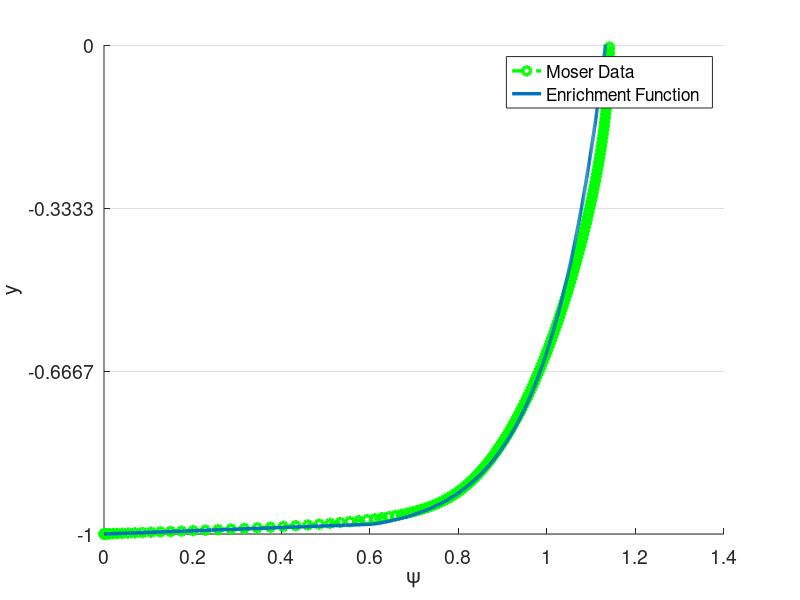
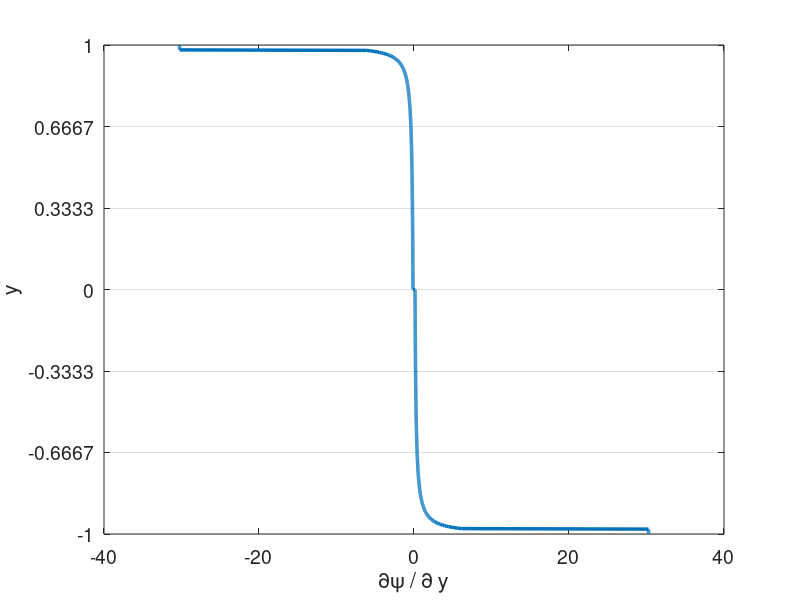

The MATLAB script that drew these images, in order: (Note: this script raises an error after producing the figures.)
% clc
clear all
close all


set(0,'DefaultAxesFontSize',14)
set(0,'defaultLineLineWidth',2.5)
% set(0,'DefaultFigureWindowStyle','docked')


linestyles = {'k-','b-','r-','g-','c-','m-','k--','b--','r--','g--','c--','m--','k-.','b-.','r-.','g-.','c-.','m-.','k:','b:','r:','g:','c:','m:'};
pointstyles = {'ko','bo','ro','go','co','mo','k^','b^','r^','g^','c^','m^','ks','bs','rs','gs','cs','ms','k*','b*','r*','g*','c*','m*','k+','b+','r+','g+','c+','m+'};
%%

%%%%%%%%%%%%%%%%%%%%%%%%%%%%%%%%%%%%%%%%%%%%%%%%%%%%%%%%%%%%%%%%%%
% Navier-Stokes Solver Demo (2D Channel)
%%%%%%%%%%%%%%%%%%%%%%%%%%%%%%%%%%%%%%%%%%%%%%%%%%%%%%%%%%%%%%%%%%
% pgrads = 3.25e-3 for N=4, E=8, exp mesh
% pgrads = 9.25e-3 for N=4, E=6, uniform
% pgrads = 1.8e-4 for N=4, E=8, uniform, enrich
% Moser info: u_tau = 5.43496e-02, Re_tau = 543
% y/delta y^+, U^+, dUdy, W, P

tic()
format compact;
format short;
mu = 1/10000; %1/395; 1/6874;
rho = 1;
Re = rho/mu; 
pgrad = 3.25e-3; %9.25e-3; %2.5e-4; % 9.25e-3;
force_pgrad = 0;
Re_tau = 550;
% pgrad = (Re_tau*mu).^2*rho;


N=4; % polynomial order  
Ex=1; % Number of elements in x
Ey=6; % Number of elements in y
Tfinal=400; 
CFL=0.05;
en_on = 2;
N_en_y = 1; 
N_over = 40; % N
delay_en = 0;
en_start_time = 100;
head = '';
fig_header = '';

rans_on = 1;
exp_mesh = 0;

dir_name = [head,'re',num2str(ceil(Re)),'_p',num2str(N),'_e',num2str(Ey),'_exp',num2str(exp_mesh),'_en',num2str(en_on),'_over',num2str(N_over),'_forcing',num2str(force_pgrad)];
soln_dir = dir_name;
plot_soln = 1;
save_soln = 1;
plot_int = 10000;
save_soln_int = 10000;
restart = 0;
rst_step = 300000;

if ~en_on
    N_over = N;
end

%% Enrichment information
en_mag = 3;
psi = {@(x,y) en_mag*(0.5*(1 - y.^2) + 0.*x), @(x,y) 0.*y + 0.*x};
gpsi = {@(x,y) 0.*y + 0.*x, @(x,y) en_mag*(-1.*y + 0.*x), ...
        @(x,y) 0.*y + 0.*x, @(x,y) 0.*y + 0.*x};
hpsi = {@(x,y) 0.*y + 0.*x, @(x,y) en_mag*(-1 - 0.*y + 0.*x), ...
        @(x,y) 0.*y + 0.*x, @(x,y) 0.*y + 0.*x};
    
% psi = {@(x,y) (0.5*(1 - y.^4) + 0.*x), @(x,y) 0.*y + 0.*x};
% gpsi = {@(x,y) 0.*y + 0.*x, @(x,y) (-2.*y.^3 + 0.*x), ...
%         @(x,y) 0.*y + 0.*x, @(x,y) 0.*y + 0.*x};
% hpsi = {@(x,y) 0.*y + 0.*x, @(x,y) (-6.*y.^2 + 0.*x), ...
%         @(x,y) 0.*y + 0.*x, @(x,y) 0.*y + 0.*x};
%    

    
% Law of the wall
% u_tau = sqrt(0.316./(Re.^0.25)/8);
% Re_tau = u_tau/mu; %Re;
Re_tau = 550;
% u_tau = 1;
nu = 1/Re_tau;
kap = 0.41;
beta = 5.2;
dypdy = Re_tau;
ypb = 11.062299784340414;
yp = @(y) (1-abs(y))*Re_tau;
u_tau = Re_tau*mu;
lotw = @(yp) ((yp <= ypb).*yp + (yp > ypb).*(1./kap.*log(yp+eps)+beta));
psi = {@(x,y) u_tau*((yp(y) <= ypb).*yp(y) + (yp(y) > ypb).*(1./kap.*log(yp(y)+eps)+beta) + 0.*x), @(x,y) 0.*y + 0.*x};
gpsi = {@(x,y) 0.*y + 0.*x,  @(x,y) -1*sign(y).*u_tau.*(((yp(y) <= ypb).*1 + (yp(y) > ypb).*1./(kap*(yp(y)+eps)))*dypdy + 0.*x),...
        @(x,y) 0.*y + 0.*x, @(x,y) 0.*y + 0.*x};
hpsi = {@(x,y) 0.*y + 0.*x,  @(x,y) u_tau*(((yp(y) <= ypb).*0 + (yp(y) > ypb).*-1./(kap*(yp(y)+eps).^2))*dypdy*dypdy + 0.*x),...
        @(x,y) 0.*y + 0.*x, @(x,y) 0.*y + 0.*x};
    

% 1/7th
% mag = 1;
% yd = @(y) 1-abs(y)+eps;
% psi = {@(x,y) mag*((yd(y)).^(1/7).*(yd(y)>eps*10)+ 0.*x), @(x,y) 0.*y + 0.*x};
% gpsi = {@(x,y) 0.*y + 0.*x,  @(x,y) mag*(-1*sign(y).*1./7.*(yd(y)).^(-6/7).*(yd(y)>eps*10) + 0.*x),...
%         @(x,y) 0.*y + 0.*x, @(x,y) 0.*y + 0.*x};
% hpsi = {@(x,y) 0.*y + 0.*x,  @(x,y) mag*(-6/49*(yd(y)).^(-13/7).*(yd(y)>eps*10) + 0.*x),...
%         @(x,y) 0.*y + 0.*x, @(x,y) 0.*y + 0.*x};

% Reicher Law of the Wall
% Re_tau = 550;
% C=5.17;
% kap=0.41;
% dypdy = Re_tau;
% yp = @(y) (1-abs(y))*Re_tau;
% u_tau = Re_tau*mu;
% psi = {@(x,y) u_tau*(1/kap.*log(1+kap.*yp(y))+(C-1./kap.*log(kap)).*(1-exp(-yp(y)/11)-yp(y)/11.*exp(-yp(y)/3))) + 0.*x,...
%     @(x,y) 0.*y + 0.*x};
% gpsi = {@(x,y) 0.*y + 0.*x, @(x,y) -1*sign(y).*dypdy*u_tau.*(1./(1+kap.*yp(y))+(C-1./kap.*log(kap)).*(1/11*exp(-yp(y)/11)+(yp(y)-3)/33.*exp(-yp(y)/3))) + 0.*x,...
%         @(x,y) 0.*y + 0.*x, @(x,y) 0.*y + 0.*x};
% hpsi = {@(x,y) 0.*y + 0.*x,  @(x,y) dypdy*dypdy*u_tau*(-kap./((1+kap.*yp(y)).^2)+(C-1./kap.*log(kap)).*(-1/121*exp(-yp(y)/11)+(-yp(y)+6)/99.*exp(-yp(y)/3))) + 0.*x,...
%         @(x,y) 0.*y + 0.*x, @(x,y) 0.*y + 0.*x};


%% Initial Conditions
% Turbulent pipe
u_cfl = 3/2;
pert = 0.0;
u_ic = @(x,y) 3/2*(1-y.^2);
v_ic = @(x,y) 0.0*y;

darcy = 0.316./(Re.^0.25);
u_tau = sqrt(darcy/8);
Yp = @(Y) max((1-abs(Y))*u_tau*Re,1e-3)+eps;
sigma = 0.6;
fact = @(Yp) exp((-(log10(Yp)-1).^2)./(2*sigma.^2));
k_ic = @(x,y) 0.0*x + 4.5*u_tau*u_tau*fact(Yp(y));

eps_s = 3;
omg_ic = @(x,y) 0.0*x + 0.5*Re*u_tau*u_tau*fact(Yp(y));


% Turbulent channel
Re_tau = 550;
u_tau = Re_tau*mu/rho;
Yp = @(Y) max((1-abs(Y))*Re_tau,0); %1e-3)+eps;
C=5.17;
kap=0.41;
eps_ic = 0; %1e-2;
kx = 23;
kz=13;
alpha_ic = kx*2*pi/(0.375);
beta_ic = kz*2*pi/1;
riech = @(Yp) mu*Re_tau*(1/kap.*log(1+kap.*Yp)+(C-1./kap.*log(kap)).*(1-exp(-Yp/11)-Yp/11.*exp(-Yp/3)));
u_ic = @(x,y) riech(Yp(y)) + eps_ic*sin(alpha_ic*x);
v_ic = @(x,y) 0*y + eps_ic*sin(alpha_ic*x);

% u_ic = @(x,y) psi{1}(x,y);

sigma = 0.6;
fact = @(Yp) exp((-(log10(Yp)-1).^2)./(2*sigma.^2));
k_ic = @(x,y) 0.0*x + 4.5*u_tau*u_tau*fact(Yp(y));

eps_s = 3;
omg_ic = @(x,y) 0.0*x + 0.5*Re*u_tau*u_tau*fact(Yp(y));

%%
%%
%%
moser=load('moser_data/LM_Channel_0550_mean_prof.dat');
%% Plot psi
figure(5)
ys_plot = linspace(-1,1,1000);
hold on
plot(moser(:,3)*5.43496e-02,(moser(:,1))-1,'g--o')
plot(psi{1}(0,ys_plot),ys_plot)
xlabel('\psi')
ylabel('y')
set(gca, 'YGrid', 'on', 'XGrid', 'off')
yticks(linspace(-1,1,Ey+1));
ylim([-1,0])
legend('Moser Data','Enrichment Function')
figure(6)
ys_plot = linspace(-1,1,1000);
plot(gpsi{2}(0,ys_plot),ys_plot)
xlabel('\partial\psi / \partial y')
ylabel('y')
set(gca, 'YGrid', 'on', 'XGrid', 'off')
yticks(linspace(-1,1,Ey+1));


%% Begin Solve
E=Ex*Ey; % Total number of elements
N1=N+1;
disp("Generating Matrices")
Q=makeq(Ex,Ey,N); % Global continuity
R=maker(Q,Ex,N); % Restriction matrix, applies Dirichlet conditions
[X,Y]=make_geom_channel(Ex,Ey,N);      % Geometry in local form
if exp_mesh
    [X,Y]=make_geom_channel_exp(Ex,Ey,N);      % Geometry in local form
end
en_b_nodes = get_en_bound_nodes(Ex,Ey,N,N_en_y);
dom_vol = (max(max(max(X)))-min(min(min(X))))*(max(max(max(Y)))-min(min(min(Y))));

Ys = zeros(Ey*length(Y(1,:,1)),1);
for i = 1:Ey
    Ys((i-1)*(N+1)+1:(i)*(N+1)) = Y(1,:,(i-1)*Ex+1);
end

psi_p = psi{1}(0,Ys(N_en_y*(N+1)));
dypsi_p1 = gpsi{2}(0,Ys(N_en_y*(N+1)));
dypsi_p2 = gpsi{2}(0,Ys(end-N_en_y*(N+1)));
        
[G,J,ML,RX]=make_coef(X,Y);
[Ah,Bh,Ch,Dh,z,w]=semhat(N);
[Gs, Gs_x, Gs_y] =  face_mats(X,Y,E,N);
Gs_c = R*Q'*apply_en_cont(Gs,en_b_nodes,psi_p);
Gsb = R*Q'*Gs*Q*R';


[n,nb]=size(R); 
nL=N1*N1*E;

Ab=spalloc(nL,nL,nL*N);    %  Generate Abar
for j=1:nL
    x=zeros(nL,1); 
    x(j)=1; 
    Ab(:,j)=abar_c(x,Dh,G,Q);  % assembled Neumann Operator
end
Ab_save = Ab;
A_c=R*Q'*apply_en_cont(Ab,en_b_nodes,psi_p);
S_check=full(Ab);
Ab = Q'*Ab*Q;
A=R*Ab*R'; % Full stiffness matrix
Bb=reshape(ML,nL,1); % Form Mass matrix
Bb=diag(Bb); 
Bb=sparse(Bb); 
Ma=R*Q'*Bb*Q*R'; % Assembling mass matrix  % Full mass matrix
M_c = R*Q'*apply_en_cont(Bb,en_b_nodes,psi_p);


%% Form matrices for rans

[L_x,L_y,J_x,J_y] = dir_jac(E,X,Y);
w2d = w*w';
w1d = reshape(w2d,[N1*N1,1])';
[dphi_dxi, dphi_deta, dphi_dx, dphi_dy, dpdx_dpdx, dpdy_dpdy, dpdx_dpdy, ...
        dpdx_dpdx_flat, dpdy_dpdy_flat, dpdx_dpdy_flat] ...
    = get_phi_grads(N1,Dh,E,J_x,J_y);
dphi_dx_flat = reshape(dphi_dx,N1*N1,N1*N1,E);
dphi_dy_flat = reshape(dphi_dy,N1*N1,N1*N1,E);

w2d_e = zeros(N+1,N+1,E);
for ie = 1:E
    w2d_e(:,:,ie) = w2d*L_x(ie)/2*L_y(ie)/2;
end

A_x = form_Ax(N1,E,w2d,J_x,J,dpdx_dpdx,ones(size(J)));
A_y = form_Ay(N1,E,w2d,J_y,J,dpdy_dpdy,ones(size(J)));
A_xy = form_Axy(N1,E,w2d,J_x,J_y,J,dpdx_dpdy,ones(size(J)));


SS = zeros(N1,N1,E,2,2);
OS = zeros(N1,N1,E,2,2);
dudx = zeros(N1,N1,E);
dudy = zeros(N1,N1,E);
dvdx = zeros(N1,N1,E);
dvdy = zeros(N1,N1,E);
dkdx = zeros(N1,N1,E);
dkdy = zeros(N1,N1,E);
domgdx = zeros(N1,N1,E);
domgdy = zeros(N1,N1,E);

%%
M_check=full(Bb);

Ma_uv_check = zeros(2*nL);
Ma_uv_check(1:nL,1:nL) = M_check;
Ma_uv_check(nL+1:2*nL,nL+1:2*nL) = M_check;
A_uv_check = zeros(2*nL);
A_uv_check(1:nL,1:nL) = S_check;
A_uv_check(nL+1:2*nL,nL+1:2*nL) = S_check;

M_q = full(Ma);
S_q = full(A);


%%
% Assemble overall system matrices
nn = length(Ma); % number of nodes in the domain
Ma_uv = zeros(2*nn);
Ma_uv(1:nn,1:nn) = Ma;
Ma_uv(nn+1:2*nn,nn+1:2*nn) = Ma;
Ma_uv = sparse(Ma_uv);
A_uv = zeros(2*nn);
A_uv(1:nn,1:nn) = A;
A_uv(nn+1:2*nn,nn+1:2*nn) = A;
A_uv = sparse(A_uv);
ML_uv = zeros(2*(N+1),2*(N+1),E);
ML_uv(1:N+1,1:N+1,1:E) = ML;
ML_uv(N+2:2*(N+1),N+2:2*(N+1),1:E) = ML;
G_uv = zeros(2*nn);
G_uv(1:nn,1:nn) = Gsb;
G_uv(nn+1:2*nn,nn+1:2*nn) = Gsb;
G_uv = sparse(G_uv);



%% Assemble enrichment matrices
psi_xy = zeros(N+1,N+1,E);
N1_over = N_over + 1;
[z_over,w_over] = zwgll(N_over);
w2d_over = w_over*w_over';
w1d_over = reshape(w2d_over,[N1_over*N1_over,1])';
disp("Generating Overintegrated Values")
[dphi_dxi_over, dphi_deta_over, dphi_dx_over, dphi_dy_over, dpdx_dpdx_over, dpdy_dpdy_over, dpdx_dpdy_over, ...
        dpdx_dpdx_flat_over, dpdy_dpdy_flat_over, dpdx_dpdy_flat_over,phi_2d_flat] ...
    = get_phi_grads2(N1,E,J_x,J_y,N_over,N_en_y);
dphi_dx_flat_over = reshape(dphi_dx_over,N1_over*N1_over,N1*N1,E);
dphi_dy_flat_over = reshape(dphi_dy_over,N1_over*N1_over,N1*N1,E);
if en_on
    [psi_xy,psi_xy_act,gpsi_xy_act,Sp_all,Sp_all_Q,Jac_e_flat,gpsi_e_flat,Mp_uv,Sp_uv,Mp_all_c,Sp_all_c,Mp_full,Sp_full] = ...
        assemble_enrichment(X,Y,Ex,Ey,E,N,N1,nn,nL,J,Q,R,N_en_y,psi,gpsi,hpsi,en_b_nodes,psi_p,N_over);
end

%%

dxmin=pi*(z(N1)-z(N))/(2*Ex); % Get min dx for CFL constraint
dt=CFL*dxmin/u_cfl; 

% dt = 1e-3;
nstep=ceil(Tfinal/dt); 
dt=Tfinal/nstep; 
% Print information
nstep
dt
yp1 = (1+Y(1,2))*Re

disp("Computing inverse")
Ai=pinv(full(Ab)); 

disp("Setting Initial Conditions")
% Initial conditions
for e = 1:E
    for i = 1:N+1
        for j = 1:N+1
%             u(i,j,e) = f_ic(X(i,j,e),Y(i,j,e))+pert*rand()*u_ic;
%             v(i,j,e) = v(i,j,e)+pert*rand()*u_ic;
            u(i,j,e) = u_ic(X(i,j,e),Y(i,j,e));
            v(i,j,e) = v_ic(X(i,j,e),Y(i,j,e));
            k(i,j,e) = k_ic(X(i,j,e),Y(i,j,e));
            omg(i,j,e) = omg_ic(X(i,j,e),Y(i,j,e));
        end
    end
end
if en_on
    [u, v] = project_to_enrich(X,Y,E,Ex,Ey,N,N_en_y,u,v,psi);
end

% u = apply_en_cont_soln(u,en_b_nodes,psi_p);
u1_0=u; u2_0=u; u3_0=u; fx3_0=u; fx2_0=u; fx1_0=u; u_0 = u;
v1_0=v; v2_0=v; v3_0=v; fy3_0=v; fy2_0=v; fy1_0=v; v_0 = v;
u1=u; u2=u; u3=u; fx3=u; fx2=u; fx1=u;
v1=v; v2=v; v3=v; fy3=v; fy2=v; fy1=v;
k1=k; k2=k; k3=k; fk3=k; fk2=k; fk1=k;
omg1=omg; omg2=omg; omg3=omg; fomg3=omg; fomg2=omg; fomg1=omg;

F_pgrad = pgrad*ones(size(ML));
F_1 = ones(size(ML));
% Fb=reshape(ML.*F,nL,1); %% Output
% 
% Fb=Bb\(Q'*Fb);  

uv = [u;v];

%%
uv_ic_check = uv;

%% Setup BC if nonzero
% u_bc = ones(size(u)).*((Y==1)+(Y==-1));
% u_bc = reshape(ML.*u_bc,nL,1);
% u_bc = Bb\(Q'*u_bc);

% k_bc = k_bc_val.*ones(size(k));
% k_bc = reshape(ML.*k_bc,nL,1);
% k_bc = (Q'*Bb*Q)\(Q'*k_bc);
% 
% omg_bc = omg_bc_val.*ones(size(omg));
% omg_bc = reshape(ML.*omg_bc,nL,1);
% omg_bc = (Q'*Bb*Q)\(Q'*omg_bc);

%%
disp("Timestepping")
step = 1;
if (restart == 1)
   fname = strcat(soln_dir,"/soln_Re_",num2str(Re),"_P_",num2str(N),"_",num2str(Ex),"x",num2str(Ey),"_step_",num2str(rst_step),".mat");
   load(fname);
   step = rst_step;
end

plot1 = 1;
time = 0;
[plot1,u_mean] = post_channel(N,Ex,Ey,w,X,Y,Ys,en_on,step,time,u,psi_xy,N_en_y,plot1);
if save_soln
    mkdir(soln_dir);
end

%%
while step <= nstep
    time=step*dt;
    
    if (time > en_start_time) && (~en_on) && (delay_en)
        en_on = 1;
        [psi_xy,psi_xy_act,gpsi_xy_act,Sp_all,Sp_all_Q,Jac_e_flat,gpsi_e_flat,Mp_uv,Sp_uv,Mp_all_c,Sp_all_c,Mp_full,Sp_full] = ...
            assemble_enrichment(X,Y,Ex,Ey,E,N,N1,nn,nL,J,Q,R,N_en_y,psi,gpsi,hpsi,en_b_nodes,psi_p,N_over);
        [u, v] = project_to_enrich(X,Y,E,Ex,Ey,N,N_en_y,u,v,psi);
    end
    
    % Form combined u for RANS terms
    u_comb = u;
    if en_on
        u_comb = u+psi_xy_act{1};
    end
    
    %% Form S
    u_flat = reshape(u,N1*N1,E);
    v_flat = reshape(v,N1*N1,E);
    k_flat = reshape(k,N1*N1,E);
    omg_flat = reshape(omg,N1*N1,E);

    
    for ie = 1:E
        dudx(:,:,ie) = reshape(dphi_dx_flat(:,:,ie)*u_flat(:,ie),N1,N1);
        dvdx(:,:,ie) = reshape(dphi_dx_flat(:,:,ie)*v_flat(:,ie),N1,N1);
        dudy(:,:,ie) = reshape(dphi_dy_flat(:,:,ie)*u_flat(:,ie),N1,N1);
        dvdy(:,:,ie) = reshape(dphi_dy_flat(:,:,ie)*v_flat(:,ie),N1,N1);
        dkdx(:,:,ie) = reshape(dphi_dx_flat(:,:,ie)*k_flat(:,ie),N1,N1);
        dkdy(:,:,ie) = reshape(dphi_dy_flat(:,:,ie)*k_flat(:,ie),N1,N1);
        domgdx(:,:,ie) = reshape(dphi_dx_flat(:,:,ie)*omg_flat(:,ie),N1,N1);
        domgdy(:,:,ie) = reshape(dphi_dy_flat(:,:,ie)*omg_flat(:,ie),N1,N1);
    end
    
    if en_on
        dudx = dudx + gpsi_xy_act{1};
        dudy = dudy + gpsi_xy_act{2};
        dvdx = dvdx + gpsi_xy_act{3}; % Doesn't matter given assumptions
        dvdy = dvdy + gpsi_xy_act{4}; % Doesn't matter given assumptions
    end
    
    % Modify enrichment
%     if (mod(step,2000)==0) && (time > 50)
%         u_tau_calc = sqrt(mu*dudy(:,1,1)/rho);
%         u_tau = u_tau_calc(1);
%         psi = {@(x,y) u_tau*((yp(y) <= ypb).*yp(y) + (yp(y) > ypb).*(1./kap.*log(yp(y)+eps)+beta) + 0.*x), @(x,y) 0.*y + 0.*x};
%         gpsi = {@(x,y) 0.*y + 0.*x,  @(x,y) -1*sign(y).*u_tau.*(((yp(y) <= ypb).*1 + (yp(y) > ypb).*1./(kap*(yp(y)+eps)))*dypdy + 0.*x),...
%             @(x,y) 0.*y + 0.*x, @(x,y) 0.*y + 0.*x};
%         hpsi = {@(x,y) 0.*y + 0.*x,  @(x,y) u_tau*(((yp(y) <= ypb).*0 + (yp(y) > ypb).*-1./(kap*(yp(y)+eps).^2))*dypdy*dypdy + 0.*x),...
%             @(x,y) 0.*y + 0.*x, @(x,y) 0.*y + 0.*x};
%         
%         psi_p = psi{1}(0,Ys(N_en_y*(N+1)));
%         dypsi_p1 = gpsi{2}(0,Ys(N_en_y*(N+1)));
%         dypsi_p2 = gpsi{2}(0,Ys(end-N_en_y*(N+1)));
%         
%         A_c=R*Q'*apply_en_cont(Ab_save,en_b_nodes,psi_p);
%         M_c = R*Q'*apply_en_cont(Bb,en_b_nodes,psi_p);
%         
%         [psi_xy,psi_xy_act,gpsi_xy_act,Sp_all,Sp_all_Q,Jac_e_flat,gpsi_e_flat,Mp_uv,Sp_uv,Mp_all_c,Sp_all_c,Mp_full,Sp_full] = ...
%             assemble_enrichment(X,Y,Ex,Ey,E,N,N1,nn,nL,J,Q,R,N_en_y,psi,gpsi,hpsi,en_b_nodes,psi_p,N_over);
%         [u, v] = project_to_enrich(X,Y,E,Ex,Ey,N,N_en_y,u_comb,v,psi);
%         
%         en_on = 2;
%         
%         for ie = 1:E
%             dudx(:,:,ie) = reshape(dphi_dx_flat(:,:,ie)*u_flat(:,ie),N1,N1);
%             dvdx(:,:,ie) = reshape(dphi_dx_flat(:,:,ie)*v_flat(:,ie),N1,N1);
%             dudy(:,:,ie) = reshape(dphi_dy_flat(:,:,ie)*u_flat(:,ie),N1,N1);
%             dvdy(:,:,ie) = reshape(dphi_dy_flat(:,:,ie)*v_flat(:,ie),N1,N1);
%             dkdx(:,:,ie) = reshape(dphi_dx_flat(:,:,ie)*k_flat(:,ie),N1,N1);
%             dkdy(:,:,ie) = reshape(dphi_dy_flat(:,:,ie)*k_flat(:,ie),N1,N1);
%             domgdx(:,:,ie) = reshape(dphi_dx_flat(:,:,ie)*omg_flat(:,ie),N1,N1);
%             domgdy(:,:,ie) = reshape(dphi_dy_flat(:,:,ie)*omg_flat(:,ie),N1,N1);
%         end
%         
%         if en_on
%             dudx = dudx + gpsi_xy_act{1};
%             dudy = dudy + gpsi_xy_act{2};
%             dvdx = dvdx + gpsi_xy_act{3}; % Doesn't matter given assumptions
%             dvdy = dvdy + gpsi_xy_act{4}; % Doesn't matter given assumptions
%         end
%     end
    
    
    SS(:,:,:,1,1) = 1/2*(dudx+dudx);
    SS(:,:,:,1,2) = 1/2*(dudy+dvdx);
    SS(:,:,:,2,1) = 1/2*(dvdx+dudy);
    SS(:,:,:,2,2) = 1/2*(dvdy+dvdy);
    OS(:,:,:,1,1) = 1/2*(dudx-dudx);
    OS(:,:,:,1,2) = 1/2*(dudy-dvdx);
    OS(:,:,:,2,1) = 1/2*(dvdx-dudy);
    OS(:,:,:,2,2) = 1/2*(dvdy-dvdy);
    

    %% Get rans values
    [mu_t,gam_k,gam_omg,G_k,G_omg,Y_k,Y_omg,S_k,S_omg,R1,R2,R3,R4,omg_w] ...
        = get_rans_coeffs(rho,mu,k,omg,SS,OS,dkdx,dkdy,domgdx,domgdy,Y,u_comb,v);
    if ~rans_on
        mu_t = zeros(size(mu_t));
    end
    Re_t = rho./(mu_t+eps);
    Re_comb = rho./(mu*ones(size(mu_t))+mu_t);
    Re_k = rho./gam_k;
    Re_omg = rho./gam_omg;
    %% Timestepping
    
    if step==1; b0=1.0;    b= [ -1 0 0 ]';       a=[ 1  0 0 ]'; end
    if step==2; b0=1.5;    b=([ -4 1 0 ]')./2;   a=[ 2 -1 0 ]'; end
    if step>=3; b0=11./6.; b=([ -18 9 -2 ]')./6; a=[ 3 -3 1 ]'; end

    if ~rans_on
        % Compute A
        [A_x_full,A_y_full,A_xy_full] = form_Ax_Ay_Axy(N1,E,w1d,J,dpdx_dpdx_flat,dpdy_dpdy_flat,dpdx_dpdy_flat,Re_comb);
        A_x = R*Q'*A_x_full*Q*R';
        A_y = R*Q'*A_y_full*Q*R';
        A_xy = R*Q'*A_xy_full*Q*R';
        A_uv = zeros(2*nn);
        A_uv(1:nn,1:nn) = 2*A_x+A_y+A_xy;
        A_uv(nn+1:2*nn,nn+1:2*nn) = A_x+2*A_y+A_xy';
        A_uv = sparse(A_uv);
        
        T1_rhs = 0;
        
        if en_on
            A_full = 2*A_x_full+A_y_full+A_xy_full;
            A_c=R*Q'*apply_en_cont(A_full,en_b_nodes,psi_p);
            [T1_new] = form_T1_psi(E,N,w1d_over,Jac_e_flat,dphi_dy_flat_over,gpsi_e_flat,Re_comb,N_en_y,phi_2d_flat);
            T1_rhs = (dt/b0)*R*Q'*reshape(T1_new,nL,1);
            
            H_uv = (Ma_uv + (A_uv)*dt/(b0) + dt/b0*(Mp_uv + Sp_uv));
            H_c = (M_c + (A_c)*dt/(b0) + dt/b0*(Mp_all_c{1}+Sp_all_c{1}));
            if en_on == 2
                H_uv = (Ma_uv + (A_uv)*dt/(b0)); % + dt/b0*(Mp_uv + Sp_uv));
                H_c = (M_c + (A_c)*dt/(b0)); % + dt/b0*(Mp_all_c{1}+Sp_all_c{1}));
            end
            %             H_q = full(H_uv);
            rhs_c = (H_c);
            [LH_uv,UH_uv]=lu(H_uv);
        end
    end
    
%     if step>=3
        if en_on          
            if rans_on
                [A_x_k,A_y_k] = form_Ax_Ay(N1,E,w1d,J,dpdx_dpdx_flat,dpdy_dpdy_flat,Re_k);
                A_k = R*Q'*(A_x_k + A_y_k)*Q*R';
                Ab_k = Q'*(A_x_k + A_y_k)*Q;
                H_k=(Ma+A_k*dt/(b0)+dt/b0*Sp_all{1});
                H_k_bar = (Q'*Bb*Q+ Ab_k*dt/(b0)+dt/b0*Sp_all_Q{1});
                if en_on == 2
                    H_k=(Ma+A_k*dt/(b0));
                    H_k_bar = (Q'*Bb*Q+ Ab_k*dt/(b0));
                end
        
                [LH_k,UH_k]=lu(H_k);
        
                % Assuming Re_omg=Re_k
                H_omg = H_k;
                H_omg_bar = H_k_bar;
                LH_omg = LH_k;
                UH_omg = UH_k;
            end
        else
            terms_x = zeros(N+1,N+1,E);
            terms_y = zeros(N+1,N+1,E);
            T1_rhs = 0;
            
            H_uv = (Ma_uv + (A_uv)*dt/(b0));
            rhs_c = zeros(size(Ma(:,1)));
            [LH_uv,UH_uv]=lu(H_uv);
            
            if rans_on
                [A_x_k,A_y_k] = form_Ax_Ay(N1,E,w1d,J,dpdx_dpdx_flat,dpdy_dpdy_flat,Re_k);
                A_k = R*Q'*(A_x_k + A_y_k)*Q*R';
                Ab_k = Q'*(A_x_k + A_y_k)*Q;
                H_k=(Ma+A_k*dt/(b0));
                H_k_bar = (Q'*Bb*Q+ Ab_k*dt/(b0));
        
                [LH_k,UH_k]=lu(H_k);
        
                % Assuming Re_omg=Re_k
                H_omg = H_k;
                H_omg_bar = H_k_bar;
                LH_omg = LH_k;
                UH_omg = UH_k;
            end
        end
        
        b0i=1./b0;
%     end % Viscous op

    
%   Nonlinear step - unassembled, not multiplied by mass matrix   
    %% Setup Convection terms and forcing terms
    fx1 = -convl(u,RX,Dh,u,v); % + F; % du = Cu  
    fy1 = -convl(v,RX,Dh,u,v); % dv = Cv
    fk1 = -convl(k,RX,Dh,u,v) + G_k - Y_k + S_k; % dk = Ck
    fomg1 = -convl(omg,RX,Dh,u,v) + G_omg - Y_omg + S_omg + R1 + R2 + R3 + R4; % domg = Comg
    fx1_0 = F_1;
    fy1_0 = zeros(size(F_1));
    
    if force_pgrad
        fx1 = fx1 + F_pgrad;
    end
    
    if en_on == 2
        en_u = dt/b0*((Sp_full{1}+Mp_full{1})*reshape(u,nL,1)+Mp_full{2}*reshape(v,nL,1));
        en_u = reshape(en_u,N1,N1,E);
        en_u_0 = dt/b0*((Sp_full{1}+Mp_full{1})*reshape(u_0,nL,1)+Mp_full{2}*reshape(v_0,nL,1));
        en_u_0 = reshape(en_u_0,N1,N1,E);
        en_v = dt/b0*Mp_full{2}*reshape(v,nL,1);
        en_v = reshape(en_v,N1,N1,E);
        
        en_k = dt/b0*Sp_full{1}*reshape(k,nL,1);
        en_k = reshape(en_k,N1,N1,E); 
        en_omg = dt/b0*Sp_full{1}*reshape(omg,nL,1);
        en_omg = reshape(en_omg,N1,N1,E); 
        
        
        % SRB
        fx1 = fx1 - en_u;
        fx1_0 = fx1_0;% - en_u_0; 
        fy1 = fy1 - en_v;
        fk1 = fk1 - en_k;
        fomg1 = fomg1 - en_omg;
    end
    
    %% Setup residual terms in bdf

    rx   = a(1)*fx1   + a(2)*fx2   + a(3)*fx3; % kth-order extrapolation
    ry   = a(1)*fy1   + a(2)*fy2   + a(3)*fy3;
    rk   = a(1)*fk1   + a(2)*fk2   + a(3)*fk3;
    romg = a(1)*fomg1 + a(2)*fomg2 + a(3)*fomg3;
    rx_0 = a(1)*fx1_0   + a(2)*fx2_0   + a(3)*fx3_0;
    ry_0 = a(1)*fy1_0   + a(2)*fy2_0   + a(3)*fy3_0;

    fx3=fx2; fx2=fx1; 
    fy3=fy2; fy2=fy1; 
    fk3=fk2; fk2=fk1;
    fomg3=fomg2; fomg2=fomg1;
    fx3_0=fx2_0; fx2_0=fx1_0; 
    fy3_0=fy2_0; fy2_0=fy1_0; 

    %% Add residual terms to bdf
    rx  = dt*rx - (b(1)*u+b(2)*u2+b(3)*u3); u3=u2; u2=u; % Add BDF terms
    ry  = dt*ry - (b(1)*v+b(2)*v2+b(3)*v3); v3=v2; v2=v; %     and
    rk  = dt*rk - (b(1)*k+b(2)*k2+b(3)*k3); k3=k2; k2=k;
    romg = dt*romg - (b(1)*omg+b(2)*omg2+b(3)*omg3); omg3=omg2; omg2=omg;
    rx_0  = dt*rx_0 - (b(1)*u_0+b(2)*u2_0+b(3)*u3_0); u3_0=u2_0; u2_0=u_0; % Add BDF terms
    ry_0  = dt*ry_0 - (b(1)*v_0+b(2)*v2_0+b(3)*v3_0); v3_0=v2_0; v2_0=v_0; % Add BDF terms
    
    ut  = b0i*rx; 
    vt  = b0i*ry; 
    k   = b0i*rk;
    omg = b0i*romg;
    ut_0  = b0i*rx_0; 
    vt_0  = b0i*ry_0; 
 
    [uL,vL,pr]=pressure_project(ut,vt,Ai,Q,ML,RX,Dh); % Div-free velocity
    [uL_0,vL_0,pr_0]=pressure_project(ut_0,vt_0,Ai,Q,ML,RX,Dh); % Div-free velocity
    pr = (b0/dt)*pr;
    pr_0 = (b0/dt)*pr_0;
    

    %%

    %   Set RHS.                 %Viscous update. %  Convert to local form.
%     u=R*(Q'*reshape(ML.*uL,nL,1)-Hbar*u_bc);
    u_rhs=R*(Q'*reshape(ML.*uL,nL,1));
    v_rhs=R*(Q'*reshape(ML.*vL,nL,1));
    u_rhs_0=R*(Q'*reshape(ML.*uL_0,nL,1));
    v_rhs_0=R*(Q'*reshape(ML.*vL_0,nL,1));
    
    if rans_on
        k_rhs=R*(Q'*reshape(ML.*k,nL,1));%-H_k_bar*k_bc);
        omg_rhs=R*(Q'*reshape(ML.*omg,nL,1));%-H_omg_bar*omg_bc);
    end
    
    %%
    
    % Solve k and omg first
    if rans_on
        k = UH_k\(LH_k\k_rhs);
        omg = UH_omg\(LH_omg\omg_rhs);
        k=Q*(R'*k);%+k_bc);
        omg=Q*(R'*omg);%+omg_bc);
        k=reshape(k,N1,N1,E);
        omg=reshape(omg,N1,N1,E);
        mu_t = rho.*k./(omg_w+omg);
        
        % recompute matrices for uv 
        Re_t = rho./(mu_t+eps);
        Re_comb = rho./(mu*ones(size(mu_t))+mu_t*rans_on);
        
        [A_x_full,A_y_full,A_xy_full] = form_Ax_Ay_Axy(N1,E,w1d,J,dpdx_dpdx_flat,dpdy_dpdy_flat,dpdx_dpdy_flat,Re_comb);
        A_x = R*Q'*A_x_full*Q*R';
        A_y = R*Q'*A_y_full*Q*R';
        A_xy = R*Q'*A_xy_full*Q*R';
        A_uv = zeros(2*nn);
        A_uv(1:nn,1:nn) = 2*A_x+A_y+A_xy;
        A_uv(nn+1:2*nn,nn+1:2*nn) = A_x+2*A_y+A_xy';
        A_uv = sparse(A_uv);
                
        if ~en_on
            H_uv = (Ma_uv + (A_uv)*dt/(b0));
            rhs_c = zeros(size(Ma(:,1)));
            [LH_uv,UH_uv]=lu(H_uv);
        end
        
        if en_on           
            A_full = 2*A_x_full+A_y_full+A_xy_full;
            A_c=R*Q'*apply_en_cont(A_full,en_b_nodes,psi_p);
            [T1_new] = form_T1_psi(E,N,w1d_over,Jac_e_flat,dphi_dy_flat_over,gpsi_e_flat,Re_comb,N_en_y,phi_2d_flat);
            T1_rhs = (dt/b0)*R*Q'*reshape(T1_new,nL,1);
            
            if en_on == 1
                H_uv = (Ma_uv + (A_uv)*dt/(b0) + dt/b0*(Mp_uv + Sp_uv));
                H_c = (M_c + (A_c)*dt/(b0) + dt/b0*(Mp_all_c{1}+Sp_all_c{1}));
            end
            if en_on == 2
                H_uv = (Ma_uv + (A_uv)*dt/(b0));
                H_c = (M_c + (A_c)*dt/(b0)); 
            end
            rhs_c = (H_c);
            [LH_uv,UH_uv]=lu(H_uv);
        end
    end
    
    % SRB
    u_rhs = u_rhs + T1_rhs;
    u_rhs_0 = u_rhs_0;% + T1_rhs;
    
    %% Solve for u_0, v_0, p_0
    % SRB
    uv_0 = [u_rhs_0;v_rhs_0];
    uv_0=UH_uv\(LH_uv\uv_0);
    
    u_0 = uv_0(1:nn);
    v_0 = uv_0(nn+1:2*nn);
    u_0=Q*(R'*u_0);
    %SRB
%     if en_on
%         u_0 = apply_en_cont_soln(Ey,N_en_y,en_b_nodes,u_0,psi_p);
%     end
    u_0=reshape(u_0,N1,N1,E);
    v_0=Q*(R'*v_0);
    v_0=reshape(v_0,N1,N1,E);
    
    
    %% Solve for u', v', p'
    %SRB
    uv = [u_rhs+rhs_c;v_rhs];
    uv=UH_uv\(LH_uv\uv); 
   
    u = uv(1:nn);
    v = uv(nn+1:2*nn);
    u=Q*(R'*u);
    %SRB
    if en_on
        u = apply_en_cont_soln(Ey,N_en_y,en_b_nodes,u,psi_p);
    end
    u=reshape(u,N1,N1,E);
    v=Q*(R'*v);
    v=reshape(v,N1,N1,E);
    
    %% Add in forcing term
    u_comb = u;
    u_0_comb = u_0;
    if en_on
        u_comb = u+psi_xy_act{1};
%         u_0_comb = u_0+psi_xy_act{1};
    end
    % Integrate domain
    avg_u = sum(u_comb.*w2d_e,'All')/dom_vol;
    avg_u_0 = sum(u_0_comb.*w2d_e,'All')/dom_vol;
    alpha_0 = (1-avg_u)/avg_u_0;
    if ~force_pgrad 
    % SRB 
    u = u + alpha_0*u_0;
%     u_comb = u_comb + alpha_0*u_comb;
%     u =  u_comb;
%     if en_on
%         u = u_comb - psi_xy_act{1};
%     end
    v = v + alpha_0*v_0;
    pr = pr + alpha_0*pr_0;
    end
    
    
%% Output
    if mod(step,plot_int)==0 && plot_soln
        [plot1,u_mean] = post_channel(N,Ex,Ey,w,X,Y,Ys,en_on,step,time,u,psi_xy,N_en_y,plot1);
    end
    if mod(step,save_soln_int)==0 && save_soln
        disp(step)
        fname = strcat(soln_dir,"/soln_Re_",num2str(Re),"_P_",num2str(N),"_",num2str(Ex),"x",num2str(Ey),"_step_",num2str(step),".mat");
        save(fname); 
    end
    if isnan(u(1,2))
        step
        time
        return
    end
    
    step = step + 1;
end
if  plot_soln
    [plot1,u_mean] = post_channel(N,Ex,Ey,w,X,Y,Ys,en_on,step,time,u,psi_xy,N_en_y,plot1);
    get_Up(Ys,u_mean,u_tau,mu,lotw,Ey,N,psi,en_on);
end
if  save_soln
    fname = strcat(soln_dir,"/soln_Re_",num2str(Re),"_P_",num2str(N),"_",num2str(Ex),"x",num2str(Ey),"_step_",num2str(step),".mat");
    save(fname);
    fig_title = [fig_header,'Enriched N=',num2str(Ey),' P=',num2str(N)];
    lotw_file = strcat(soln_dir,"/lotw_Re_",num2str(Re),"_P_",num2str(N),"_",num2str(Ex),"x",num2str(Ey),"_step_",num2str(step),".jpg");
    dom_file = strcat(soln_dir,"/dom_Re_",num2str(Re),"_P_",num2str(N),"_",num2str(Ex),"x",num2str(Ey),"_step_",num2str(step),".jpg");
    channel_file = strcat(soln_dir,"/channel_Re_",num2str(Re),"_P_",num2str(N),"_",num2str(Ex),"x",num2str(Ey),"_step_",num2str(step),".jpg");
    figure(7)
    title(fig_title)
    saveas(gcf,lotw_file);
    figure(1)
    title(fig_title)
    saveas(gcf,dom_file);
    figure(2)
    title(fig_title)
    saveas(gcf,channel_file);
end
toc()
